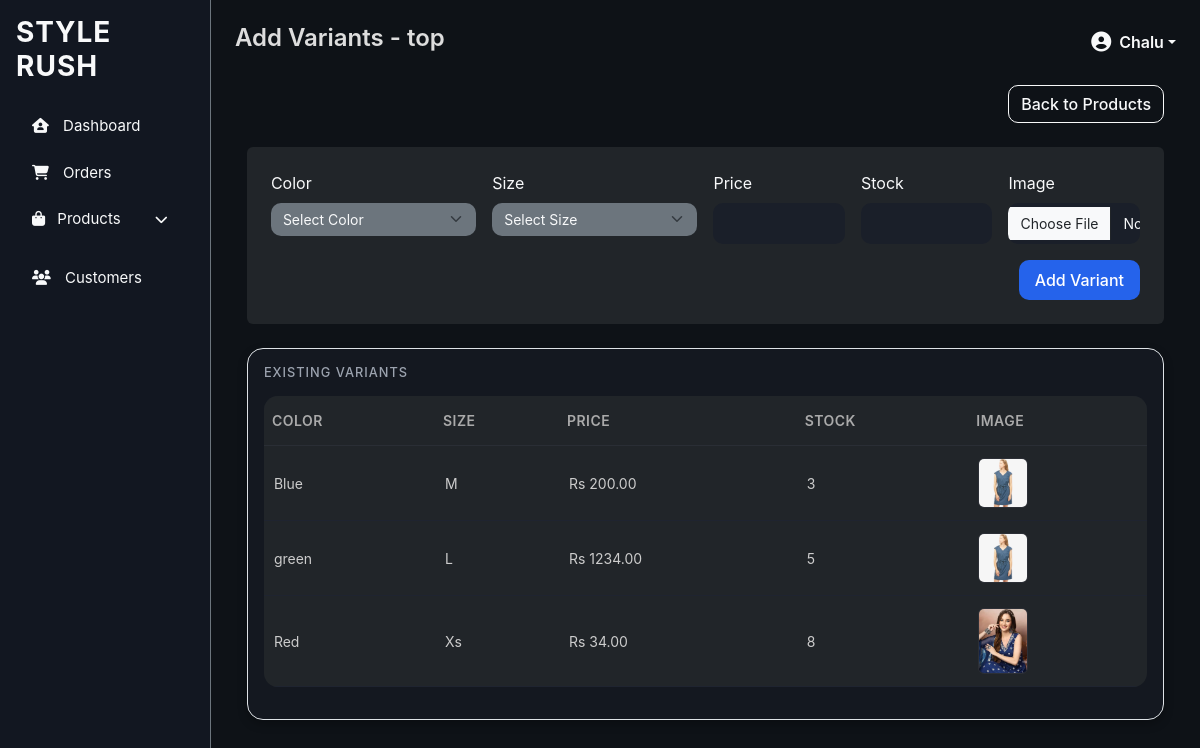
Screenshot of /productapp/add-variant/2/ (signed in) with the database file from the repository.
### product/models.py (models this page shows, shortened)
class Product(models.Model):
    name = models.CharField(max_length=150)
    description = models.TextField(blank=True)
    category = models.ForeignKey(Category, on_delete=models.CASCADE, related_name='products')
    brand = models.ForeignKey(Brand, on_delete=models.SET_NULL, null=True, blank=True)
    featured = models.BooleanField(default=False)
    created_at = models.DateTimeField(auto_now_add=True)
    image = models.ImageField(upload_to='products/main/', blank=True, null=True)

class ProductVariant(models.Model):
    product = models.ForeignKey(Product, on_delete=models.CASCADE, related_name='variants')
    color = models.ForeignKey(ProductColor, on_delete=models.CASCADE, related_name='variants')
    size = models.ForeignKey(ProductSize, on_delete=models.CASCADE, related_name='variants')
    price = models.DecimalField(max_digits=8, decimal_places=2)
    stock = models.PositiveIntegerField(default=0)
    image = models.ImageField(upload_to='products/variants/', blank=True, null=True)
    class Meta:
        unique_together = ('product','color', 'size')  # Prevent duplicate combinations

class ProductColor(models.Model):
    name = models.CharField(max_length=50)
    color_code = models.CharField(max_length=7, help_text="HEX code like #ff0000", blank=True, null=True)
    main_image = models.ImageField(upload_to='products/colors/', blank=True, null=True)

class ProductSize(models.Model):
    size=models.CharField(max_length=5)

### fashion/models.py (models this page shows, shortened)
class CustomUser(AbstractUser):
    email = models.EmailField(unique=True)
    USERNAME_FIELD = 'username'
    REQUIRED_FIELDS = ['email']

### productapp/views.py (the view, shortened to what this page needs)
# urls.py: path('add-variant/<int:product_id>/', add_variants, name='add_variants'),
@login_required
@user_passes_test(lambda u: u.is_superuser)
def add_variants(request, product_id):
    product = get_object_or_404(Product, id=product_id)
    colors = ProductColor.objects.all()
    sizes = ProductSize.objects.all()
    variants = ProductVariant.objects.filter(product=product)
    return render(request, 'admin_app/add_variant.html', {
        'product': product,
        'colors': colors,
        'sizes': sizes,
        'variants': variants,
    })

### templates/admin_app/add_variant.html (shortened to what this page needs)
{% extends 'admin_app/base.html' %}
{% load static %}
{% block title %}Add Variants - {{ product.name }}{% endblock %}
{% block 'content' %}
<div class="container-fluid">
    <div class="d-flex justify-content-end align-items-center mb-4">
        <a href="{% url 'products' %}" class="btn btn-outline-light">Back to Products</a>
    </div>
    <form method="POST" enctype="multipart/form-data" class="bg-dark p-4 rounded mb-4">
        <div class="row g-3">
            <div class="col-md-3">
                <label class="form-label text-light">Color</label>
                <select name="color" class="form-select bg-secondary text-light border-0" required>
                    <option value="">Select Color</option>
                </select>
            </div>
            <div class="col-md-3">
                <label class="form-label text-light">Size</label>
                <select name="size" class="form-select bg-secondary text-light border-0" required>
                    <option value="">Select Size</option>
                </select>
            </div>
            <div class="col-md-2">
                <label class="form-label text-light">Price</label>
                <input type="number" name="price" class="form-control bg-secondary text-light border-0" required>
            </div>
            <div class="col-md-2">
                <label class="form-label text-light">Stock</label>
                <input type="number" name="stock" class="form-control bg-secondary text-light border-0" required>
            </div>
            <div class="col-md-2">
                <label class="form-label text-light">Image</label>
                <input type="file" name="image" accept="image/*" class="form-control bg-secondary text-light border-0">
            </div>
        </div>
        <div class="text-end mt-3">
            <button type="submit" class="btn btn-primary">Add Variant</button>
        </div>
    </form>
    <div class="card bg-dark border p-3">
        <h6 class="text-uppercase text-muted mb-3">Existing Variants</h6>
        <table class="table table-dark table-hover align-middle">
            <thead>
                <tr>
                    <th>Color</th>
                    <th>Size</th>
                    <th>Price</th>
                    <th>Stock</th>
                    <th>Image</th>
                </tr>
            </thead>
            <tbody>
                {% for v in variants %}
                    <tr>
                        <td>{{ v.color.name }}</td>
                        <td>{{ v.size.size }}</td>
                        <td>Rs {{ v.price }}</td>
                        <td>{{ v.stock }}</td>
                        <td>
                            {% if v.image %}
                                <img src="{{ v.image.url }}" alt="variant" width="50" class="rounded">
                            {% else %}
                                <span class="text-muted">No image</span>
                            {% endif %}
                        </td>
                    </tr>
                {% empty %}
                    <tr><td colspan="5" class="text-center text-muted">No variants yet.</td></tr>
                {% endfor %}
            </tbody>
        </table>
    </div>
</div>
{% endblock %}

### templates/admin_app/base.html (shortened to what this page needs)
{% load static %}
<!DOCTYPE html>
<html lang="en">
<head>
    <link href="https://cdn.jsdelivr.net/npm/bootstrap@5.3.0/dist/css/bootstrap.min.css" rel="stylesheet">
    <link rel="stylesheet" href="https://cdnjs.cloudflare.com/ajax/libs/font-awesome/6.4.0/css/all.min.css" />
    <link rel="stylesheet" href="{% static 'css/dashboard.css' %}">
</head>
<body class="text-light">
    <div class="d-flex">
        <nav class="p-3 vh-100 border-end border-secondary" style="width: 250px;">
            <h3 class="text-light mb-4">STYLE<br>RUSH</h3>
            <ul class="nav flex-column">
                <li class="nav-item">
                    <a href="{% url 'dashboard' %}" class="nav-link text-light">
                        <i class="fa-solid fa-house-user"></i> Dashboard
                    </a>
                </li>
                <li class="nav-item">
                    <a href="{% url 'orders' %}" class="nav-link text-light">
                        <i class="fa-solid fa-cart-shopping"></i> Orders
                    </a>
                </li>
                <li class="nav-item dropdown">
                    <a class="nav-link text-light d-flex justify-content-between align-items-center"href="#" id="productDropdown" role="button" data-bs-toggle="collapse" data-bs-target="#productMenu"aria-expanded="false" aria-controls="productMenu">
                        <span><i class="fa-solid fa-bag-shopping me-2"></i> Products</span>
                        <i class="fa-solid fa-chevron-down small"></i>
                    </a>
                </li>
                <li class="nav-item">
                    <a href="{% url 'customers' %}" class="nav-link text-light">
                        <i class="fa-solid fa-users"></i> Customers
                    </a>
                </li>
            </ul>
        </nav>
        <div class="flex-grow-1 p-4">
            <div class="d-flex justify-content-between align-items-center mb-4">
                <h4>{% block title %}{% endblock %}</h4>
                <div class="dropdown">
                    <a class="d-flex align-items-center text-light text-decoration-none dropdown-toggle" href="#" role="button" id="adminDropdown" data-bs-toggle="dropdown" aria-expanded="false">
                        {% if request.user.is_authenticated and request.user.profile.profile_image %}
                            <img src="{{ request.user.profile.profile_image.url }}"
                                alt="{{ request.user.username }}"
                                class="rounded-circle me-2 border border-secondary"
                                width="35" height="35">
                        {% else %}
                            <i class="fa-solid fa-user-circle fs-5 me-2"></i>
                        {% endif %}
                        <span class="fw-bold">{{ request.user.username|default:"Admin" }}</span>
                    </a>
                </div>
            </div>
            {% block 'content' %}{% endblock %}
        </div>
    </div>
</body>
</html>

### static/css/dashboard.css (style rules this page uses)
body { background-color: #0e1217; color: #fff; font-family: 'Inter', 'Poppins', sans-serif; }
h3, h4, h5 { font-weight: 600; }
nav { background-color: #121721; border-right: 1px solid #2c2f36 !important; }
nav h3 { letter-spacing: 1px; font-weight: 700; }
.nav-link { color: #bbb; font-size: 15px; margin-bottom: 8px; transition: all 0.2s ease; }
.nav-link i { margin-right: 10px; }
.flex-grow-1 { background-color: #0e1217; }
.card { border: none; border-radius: 15px; box-shadow: 0 0 10px rgba(255, 255, 255, 0.05); }
.card.bg-dark { background-color: #141820 !important; }
.table-dark { background-color: transparent !important; color: #ddd; }
.table-dark thead { border-bottom: 1px solid #2a2e35; }
.table-dark th { font-weight: 600; color: #ccc; }
.table-dark td { color: #bbb; }
.d-flex.justify-content-between { color: #ddd; }
.fw-bold { font-weight: 600 !important; }
.d-flex.justify-content-between.align-items-center { margin-bottom: 20px; }
.btn.btn-primary { background-color: #2563eb; border: none; font-weight: 500; border-radius: 10px; padding: 8px 16px; transition: background-color 0.2s ease; }
.table-dark { background-color: #141820 !important; color: #ddd; border-radius: 15px; overflow: hidden; }
.table-dark thead { background-color: #1a1f2a; border-bottom: 1px solid #2a2e35; }
.table-dark thead th { color: #aaa; font-size: 14px; text-transform: uppercase; border: none; letter-spacing: 0.5px; padding-top: 14px; padding-bottom: 14px; }
.table-dark tbody tr { transition: background-color 0.2s ease; border-bottom: 1px solid #1f2430; }
.table-dark td { color: #bbb; font-size: 14px; vertical-align: middle; }
.table-dark td img { border-radius: 10px; border: 1px solid #2c2f36; }
.table-dark td:last-child { font-weight: 600; }
select.form-select { background-color: #141820; border: 1px solid #2a2f36; color: #fff; border-radius: 10px; padding: 6px 12px; font-size: 14px; }
select.form-select option { background-color: #141820; }
.table-dark { background-color: #141820 !important; border-radius: 15px; overflow: hidden; font-size: 14px; color: #ddd; }
.table-dark thead th { color: #aaa; text-transform: uppercase; letter-spacing: 0.5px; border: none; padding-top: 14px; padding-bottom: 14px; }
.table-dark tbody tr { border-bottom: 1px solid #1f2430; transition: background-color 0.2s ease; }
.table-dark td { vertical-align: middle; color: #bbb; padding-top: 12px; padding-bottom: 12px; }
.table-dark { background-color: #141820 !important; border-radius: 14px; overflow: hidden; color: #ddd; font-size: 14px; }
.table-dark td { color: #ccc; vertical-align: middle; padding: 12px 10px; }
.btn { border-radius: 10px; font-weight: 500; transition: all 0.2s ease-in-out; }
.btn-primary { background-color: #4f46e5; border: none; }
.card { border-radius: 16px; border: 1px solid #2a2e35; background-color: #141820 !important; box-shadow: 0 4px 10px rgba(0, 0, 0, 0.25); }
.card h6 { color: #9ca3af; font-weight: 500; letter-spacing: 0.5px; }
.form-control { background-color: #1a1f29 !important; border: 1px solid #2a2e35; border-radius: 10px; color: #fff; padding: 10px 12px; font-size: 14px; transition: border 0.2s ease; }
.text-uppercase.text-muted { color: #9ca3af !important; font-size: 0.8rem; letter-spacing: 1px; }

### rows the page displays
Product: name "top"
CustomUser: user.username "Chalu"
ProductVariant: color.name "Blue", size.size "M", price "200.00", stock "3", image (picture)
ProductVariant: color.name "green", size.size "L", price "1234.00", stock "5", image (picture)
ProductVariant: color.name "Red", size.size "Xs", price "34.00", stock "8", image (picture)
